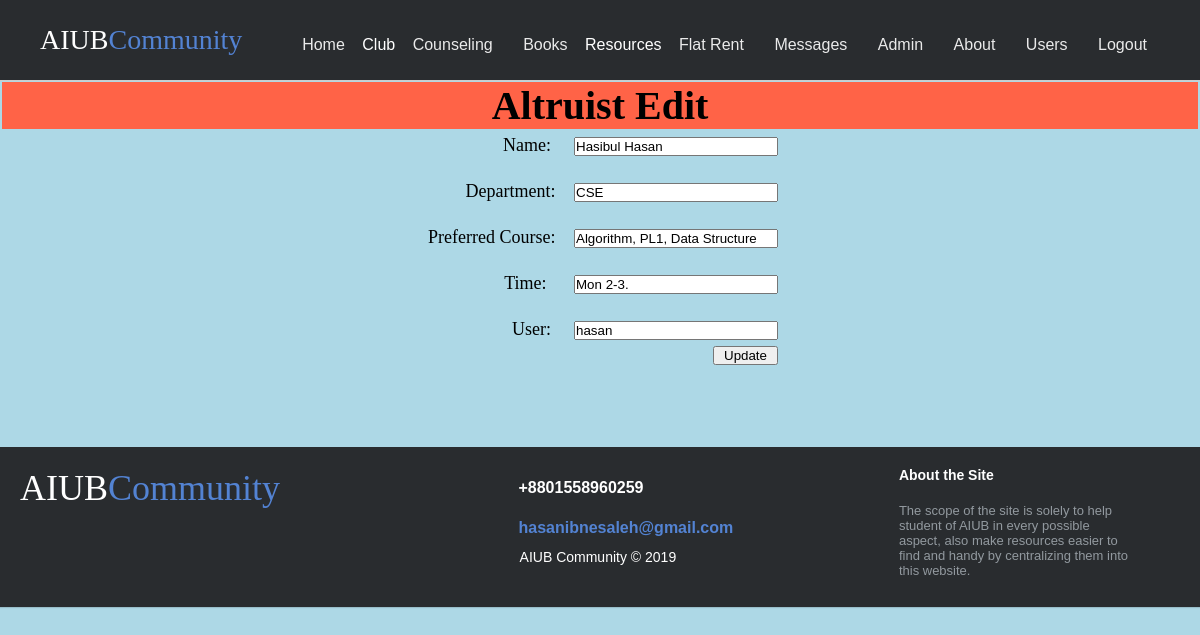
The app's page /App/Counseling/editAltruist.php?id=1 (signed in) with its own data.
### tables this page shows
CREATE TABLE `counseling` (
  `SL` int(255) NOT NULL,
  `Name` varchar(255) NOT NULL,
  `Department` varchar(255) NOT NULL,
  `PreCourse` varchar(255) NOT NULL,
  `Time` varchar(255) NOT NULL,
  `User` varchar(255) NOT NULL
);

### Library/db.php (called while the page is built)
<?php
$serverName="localhost";
$username="root";
$password="";
$databaseName="aiub community";
function executeNonQuery($query){
global $serverName,$username,$password,$databaseName;
$result=false;
$connection=mysqli_connect($serverName,$username,$password,$databaseName);
if($connection){
    $result=mysqli_query($connection,$query);
}
return $result;
}
function executeQuery($query){
    return executeNonQuery($query);
}
?>

### Data/user_data_access.php (called while the page is built, shortened)
<?php
include_once("../../Library/db.php");
function Altruist($id)
{
    $query="SELECT * FROM Counseling WHERE SL = '$id'";
    $result=executeQuery($query);
    $altruist=null;
    if($result){
        $altruist=mysqli_fetch_assoc($result);
    }
    return $altruist;
}
?>

### Core/user_service.php (called while the page is built, shortened)
<?php
include_once("../../data/user_data_access.php");
function loadAltruist($id)
{
    return Altruist($id);
}
?>

### App/Counseling/editAltruist.php (the view, shortened to what this page needs)
<?php
$uname=$_SESSION['name'];
include_once("../../core/user_service.php");
$id=$_GET['id'];
$altruist=loadAltruist($id);
?>
<!DOCTYPE html>
<html>
<head>
  <link rel="stylesheet" href="../css/header-fixed.css">
  <link rel="stylesheet" href="../CSS/assets/css/footer.css">
  <link rel="stylesheet" href="css/main.css" />
</head>
<body bgcolor="LightBlue">
  <header class="header-fixed">
    <div class="header-limiter">
      <h1 style="font-family: Snell Roundhand,cursive;"><a href="../Homee/home.php" >AIUB<span>Community</span></a></h1>
      <nav>
        <a href="../Homee/home.php">Home</a>
        <div class="dropdown">
          <label>Club</label>
       </div>
       <a href="../Counseling/Altruists.php">Counseling</a>
       <a href="../Book/booksnew.php">Books</a>
       <div class="dropdown">
        <label>Resources</label>
      </div>
      <a href="../Flat/flats.php">Flat Rent</a>
      <a href="../Messages/Messages.php">Messages</a>
      <a href="../Profile/Profile.php"><?=$uname?></a>
      <a href="../About/About.php">About</a>
      <?php
      if ($uname=="Admin") {
        echo "<a href=\"../Admin/users.php\">Users</a>";
      }
      ?>
      <a href="../Login/logout.php">Logout</a>
    </nav>
  </div>
</header>
<table width="100%" align="center">
  <tr>
    <td colspan="3" style="background-color:Tomato; text-align: center;"><h1>Altruist Edit</h1></td>
  </tr>
</table>
<form action="#" method="post" enctype="multipart/form-data" >
  <table  width="30%" align="center" style="background:LightBlue ;table-layout: fixed;">
    <tr>
      <td style="text-align: right;">
        <font size="4">Name: &nbsp;&nbsp;&nbsp;</font>
        <input type="text" name="name"  value="<?=$altruist['Name'] ?>"><br>
        <font size="4"><br>Department: &nbsp;&nbsp;</font>
        <input type="text" name="department"  value="<?=$altruist['Department'] ?>"><br>
        <font size="4"><br>Preferred Course: &nbsp;&nbsp;</font>
        <input type="text" name="prefCourse" value="<?=$altruist['PreCourse'] ?>"><br>
        <font size="4"><br>Time: &nbsp;&nbsp;&nbsp;&nbsp;</font>
        <input type="text" name="time" value="<?=$altruist['Time'] ?>"><br>
        <font size="4"><br>User: &nbsp;&nbsp;&nbsp;</font>
        <input type="text" name="user" value="<?=$altruist['User'] ?>"><br>
      </td>
    </tr>
    <tr>
      <td style="text-align: right;">
        <input style="width: 65px;" type="submit" name="submit" value="Update">
      </td>
    </tr>
  </table>
</form>
    <footer class="footer-distributed">
      <div class="footer-left">
        <h3>AIUB<span>Community</span></h3>
      </div>
      <div class="footer-center">
        <div>
          <p>+8801558960259</p>
        </div>
        <div>
          <p><a href="mailto:support@company.com">hasanibnesaleh@gmail.com</a></p>
        </div>
        <div>
          <p class="footer-company-name">&nbsp&nbsp&nbsp&nbsp&nbsp&nbsp&nbsp&nbspAIUB Community &copy; 2019</p>
        </div>
      </div>
      <div class="footer-right">
        <p class="footer-company-about">
          <span>About the Site</span>
          The scope of the site is solely to help student of AIUB in every possible aspect, also make resources easier to find and handy by centralizing them into this website.
        </p>
      </div>
    </footer>
</body>
</html>

### App/CSS/header-fixed.css (style rules this page uses)
* { margin: 0px; padding: 0px; }
.dropdown { position: relative; display: inline-block; }
.header-fixed { background-color:#292c2f; box-shadow:0 1px 1px #ccc; padding: 20px 40px; height: 80px; color: #ffffff; box-sizing: border-box; top:-100px; -webkit-transition:top 0.3s; transition:top 0.3s; }
.header-fixed .header-limiter { max-width: 1200px; text-align: center; margin: 0 auto; }
.header-fixed .header-limiter h1 { float: left; font: normal 28px Cookie, Arial, Helvetica, sans-serif; line-height: 40px; margin: 0; }
.header-fixed .header-limiter h1 span { color: #5383d3; }
.header-fixed .header-limiter a { color: #ffffff; text-decoration: none; }
.header-fixed .header-limiter nav { font:16px Arial, Helvetica, sans-serif; line-height: 40px; float: right; }
.header-fixed .header-limiter nav a { display: inline-block; padding: 5px 13px; text-decoration:none; color: #ffffff; opacity: 0.9; }

### App/CSS/assets/css/footer.css (style rules this page uses)
.footer-distributed { bottom:0; height:160px; background-color: #292c2f; box-shadow: 0 1px 1px 0 rgba(0, 0, 0, 0.12); box-sizing: border-box; width: 100%; text-align: left; font: bold 16px sans-serif; padding: 20px 20px; margin-top: 80px; }
.footer-distributed .footer-left, .footer-distributed .footer-center, .footer-distributed .footer-right { display: inline-block; vertical-align: top; }
.footer-distributed .footer-left { width: 40%; }
.footer-distributed h3 { color: #ffffff; font: normal 36px cursive; margin: 0; }
.footer-distributed h3 span { color: #5383d3; }
.footer-distributed .footer-company-name { color: #8f9296; font-size: 14px; font-weight: normal; margin: 0; }
.footer-distributed .footer-center { width: 35%; }
.footer-distributed .footer-center p { display: inline-block; color: #ffffff; vertical-align: middle; margin:0; }
.footer-distributed .footer-center p a { color: #5383d3; text-decoration: none;; }
.footer-distributed .footer-right { width: 20%; }
.footer-distributed .footer-company-about { color: #92999f; font-size: 13px; font-weight: normal; margin: 0; }
.footer-distributed .footer-company-about span { display: block; color: #ffffff; font-size: 14px; font-weight: bold; margin-bottom: 20px; }

### App/Counseling/css/main.css (style rules this page uses)
table[align="center"] { margin: 0 auto; }
table td { text-align: left; font-size: 20px; }
input { width: 200px; }

### records on screen
counseling: name "Hasibul Hasan", department "CSE", prefCourse "Algorithm, PL1, Data Structure", time "Mon 2-3.", user "hasan"

### other values on screen
$uname "Admin"
